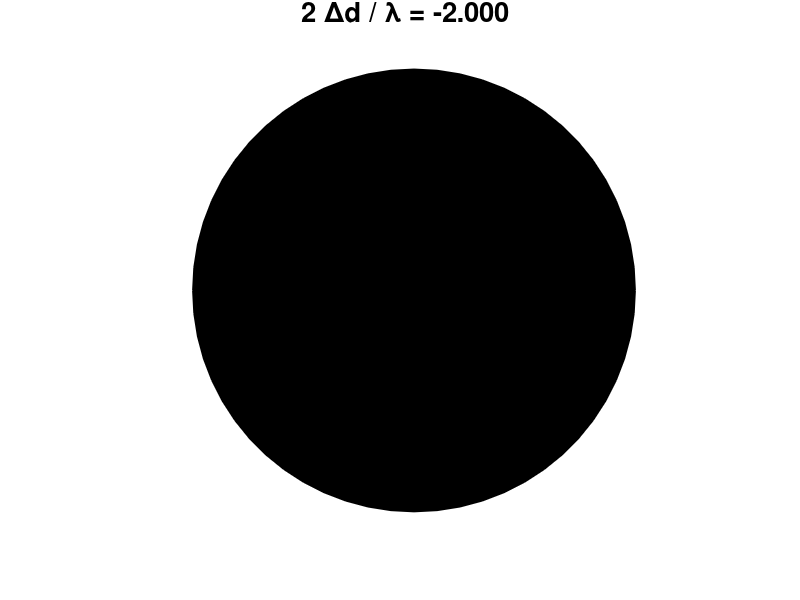

This figure's MATLAB source: (Note: this script raises an error after producing the figure.)
% opMichA.m

% Michelson Interferometer
%   Plane Wave illumination of mirrors
%   Mirrors precisely aligned at right angles to the beam
%   Detector screen uniformly illuminated
%   Brightness of the screen depends upon the relative phase of the
%     reflections from the two mirrors
%   The intensity on the detector screen is shown as a function
%     the optical path difference between the two reflections

% DOING PHYSICS WITH MATLAB: 
%   http://www.physics.usyd.edu.au/teach_res/mp/mphome.htm
% Documentation
%   http://www.physics.usyd.edu.au/teach_res/mo/doc/op_michelson.htm
% Download Scripts
%   http://www.physics.usyd.edu.au/teach_res/mp/mscripts/



% Ian Cooper   email: matlabvisualphysics@gmail.com
% 190722   Matlab 2018b

clear
close all
clc


% ANIMATION and GIF file ==============================================
% Show and Save animation as a gif file (0 no)  (1 yes) for flagAG
    flagAG = 1;    
% file name for animated gif   
    ag_name = 'ag_AA.gif'; 
% Delay in seconds before displaying the next image  
    delay = 1.5;
    frame1 = 0;


% SETUP  ==============================================================
% Animation plot of screen intensity as optical path length varied
% Range for optical path length
  Nmax = 2;
  N = -Nmax:1/8:Nmax;
% Detector screen intensity
  SD = (sin(pi*N)).^2;

% Plant Growth Calculation
% wavelength [m]
  wL = 632.8e-9;
% Time interval  [h]
  dt = 8;
% Number of fringes
  nf = 3420;
% distance moved by plant on mirror 2 [mm]
  dP = (nf * wL /2) * 1e3;
% rate of growth  [mm/h]
  dPdt = dP/dt;
  
  disp('Inputs  ')
  fprintf('   wavelength = %3.1e  m  \n',wL);
  fprintf('   time interval = %3.1f  h  \n',dt);
  fprintf('   fringes  = %3.0f    \n',nf);
  disp('Outputs  ')
  fprintf('   growth distance = %3.5f  mm  \n',dP);
  fprintf('   rate of growth  = %3.5f  mm/h  \n',dPdt);
  
% ANIMATION GRAPHICS  =================================================

figure(1)
   pos = [0.1 0.2 0.25 0.35];
   set(gcf,'Units','normalized')
   set(gcf,'Position',pos)
   set(gcf,'color','w')
   
for cx = 1 : length(N)
  col = [SD(cx) 0 0];
  pos = [-1 -1 2 2];
  H_rect = rectangle('Position',pos,'Curvature',[1 1]);
  set(H_rect,'EdgeColor',col,'Facecolor',col);

  xlim([-1.1 1.1])
  ylim([-1.1 1.1])
  axis square
  axis off

  txt = sprintf('2 {\\Deltad} / {\\lambda} = %3.3f  \n',N(cx));
  title(txt)
  set(gca,'fontsize',18)
  pause(0.05)
 
  % Save animation 
    if flagAG == 1
       frame1 = frame1 + 1;
         frame = getframe(1);
         im = frame2im(frame);
         [imind,cm] = rgb2ind(im,256);
         % On the first loop, create the file. In subsequent loops, append.
         if frame1 == 1
           imwrite(imind,cm,ag_name,'gif','DelayTime',delay,'loopcount',inf);
         else
          imwrite(imind,cm,ag_name,'gif','DelayTime',delay,'writemode','append');
         end
    end    
end



% DETECTOR SCREEN INTENSITY ===========================================

num = 501;
N = linspace(-Nmax,Nmax, num);
SD = (sin(pi*N)).^2;

figure(2)
   pos = [0.5 0.2 0.25 0.30];
   set(gcf,'Units','normalized')
   set(gcf,'Position',pos)
   set(gcf,'color','w')
  
plot(N,SD,'r','linewidth',2);
grid on
set(gca,'fontsize',14)
xlabel('2 \Deltad / \lambda')
ylabel('S_D  [a.u.]')
text(1.5,-0.135,'opMichA.m','fontsize',8)


ax = gca;
ax.XMinorGrid = 'on';
ax.XAxis.MinorTickValues = -Nmax:0.5:Nmax;
